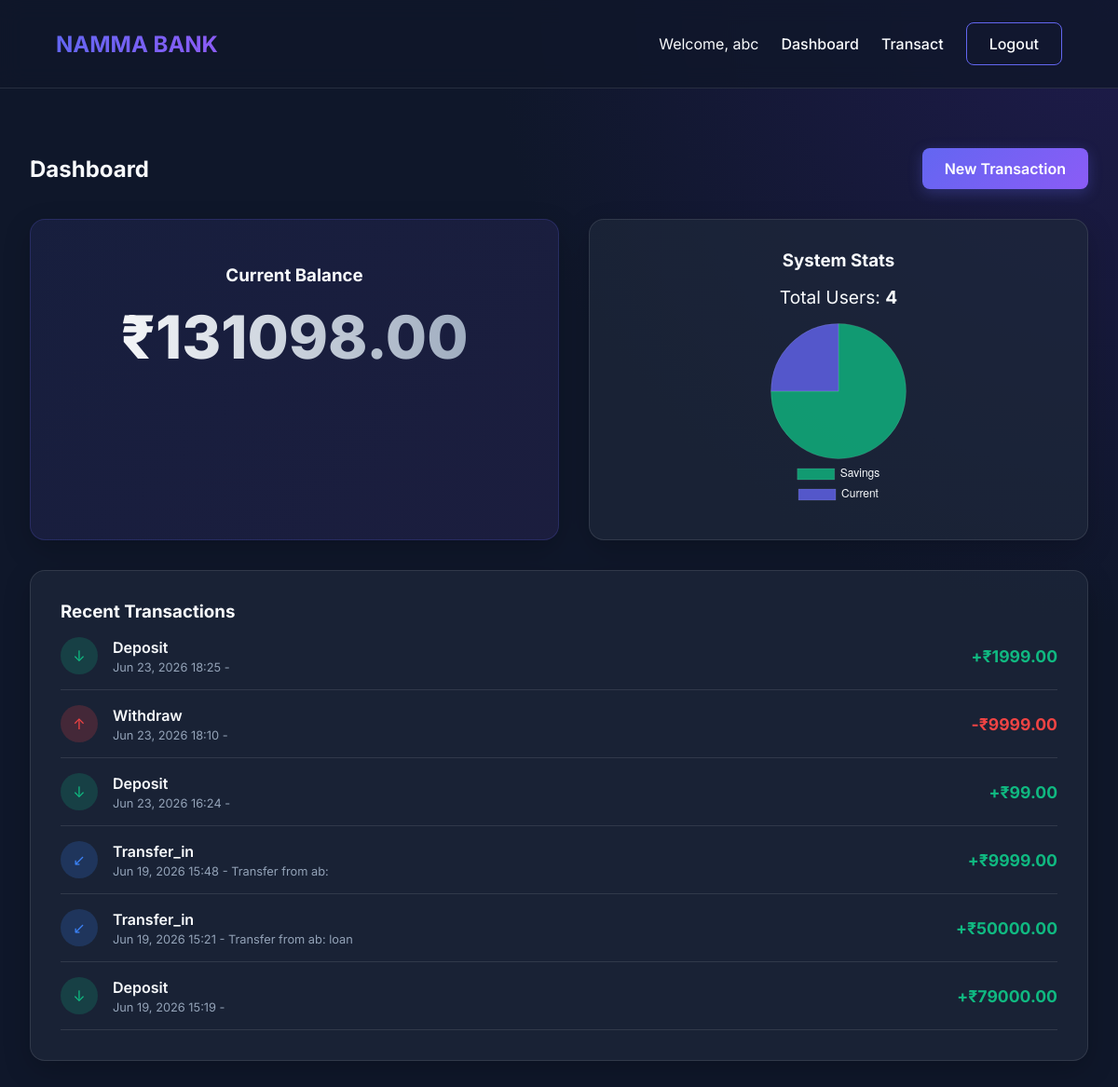
Screenshot of / (signed in) with the database file from the repository.
### models.py (models this page shows)
class User(UserMixin, db.Model):
    id = db.Column(db.Integer, primary_key=True)
    username = db.Column(db.String(80), unique=True, nullable=False)
    email = db.Column(db.String(120), unique=True, nullable=False)
    password_hash = db.Column(db.String(256), nullable=False)
    balance = db.Column(db.Float, default=0.0)
    account_type = db.Column(db.String(20), nullable=False, default='savings')
    transactions = db.relationship('Transaction', backref='user', lazy=True)

class Transaction(db.Model):
    id = db.Column(db.Integer, primary_key=True)
    user_id = db.Column(db.Integer, db.ForeignKey('user.id'), nullable=False)
    type = db.Column(db.String(20), nullable=False)  # 'deposit', 'withdraw', 'transfer'
    amount = db.Column(db.Float, nullable=False)
    description = db.Column(db.String(200))
    timestamp = db.Column(db.DateTime, default=datetime.utcnow)

### routes.py (the view)
@bp.route('/')
@login_required
def index():
    transactions = Transaction.query.filter_by(user_id=current_user.id).order_by(Transaction.timestamp.desc()).limit(10).all()
    total_users = User.query.count()
    savings_count = User.query.filter_by(account_type='savings').count()
    current_count = User.query.filter_by(account_type='current').count()
    return render_template('index.html', transactions=transactions, total_users=total_users, savings_count=savings_count, current_count=current_count)

### app.py (called while the page is built)
@login_manager.user_loader
def load_user(user_id):
    return User.query.get(int(user_id))

### templates/index.html
{% extends "base.html" %}
{% block content %}
<div class="dashboard-header">
    <h2>Dashboard</h2>
    <a href="{{ url_for('routes.transaction') }}" class="btn btn-primary">New Transaction</a>
</div>
<div class="dashboard-stats" style="display: flex; gap: 2rem; margin-bottom: 2rem;">
    <div class="glass-card balance-card fade-in" style="flex: 1; margin-bottom: 0;">
        <h3>Current Balance</h3>
        <div class="balance-amount">₹{{ "%.2f"|format(current_user.balance) }}</div>
    </div>
    <div class="glass-card fade-in" style="flex: 1; margin-bottom: 0; display: flex; flex-direction: column; align-items: center; justify-content: center;">
        <h3>System Stats</h3>
        <p style="font-size: 1.2rem; margin-top: 1rem;">Total Users: <strong>{{ total_users }}</strong></p>
        <div style="width: 200px; height: 200px; margin-top: 1rem;">
            <canvas id="accountChart"></canvas>
        </div>
    </div>
</div>
<script>
document.addEventListener('DOMContentLoaded', function() {
    const ctx = document.getElementById('accountChart').getContext('2d');
    new Chart(ctx, {
        type: 'pie',
        data: {
            labels: ['Savings', 'Current'],
            datasets: [{
                data: [{{ savings_count }}, {{ current_count }}],
                backgroundColor: [
                    'rgba(16, 185, 129, 0.8)', // success color
                    'rgba(99, 102, 241, 0.8)'  // primary color
                ],
                borderColor: 'rgba(255, 255, 255, 0.1)',
                borderWidth: 1
            }]
        },
        options: {
            responsive: true,
            maintainAspectRatio: false,
            plugins: {
                legend: {
                    position: 'bottom',
                    labels: { color: '#f8fafc' }
                }
            }
        }
    });
});
</script>
<div class="glass-card fade-in" style="animation-delay: 0.2s;">
    <h3>Recent Transactions</h3>
    {% if transactions %}
    <ul class="transactions-list">
        {% for tx in transactions %}
        <li class="transaction-item">
            <div class="tx-icon tx-{{ tx.type }}">
                {% if tx.type == 'deposit' %}
                    &darr;
                {% elif tx.type == 'withdraw' %}
                    &uarr;
                {% elif tx.type == 'transfer_out' %}
                    &nearr;
                {% elif tx.type == 'transfer_in' %}
                    &swarr;
                {% endif %}
            </div>
            <div class="tx-info">
                <div class="tx-title">{{ tx.type|capitalize }}</div>
                <div class="tx-date">{{ tx.timestamp.strftime('%b %d, %Y %H:%M') }} - {{ tx.description }}</div>
            </div>
            <div class="tx-amount {% if tx.type in ['deposit', 'transfer_in'] %}amount-positive{% else %}amount-negative{% endif %}">
                {% if tx.type in ['deposit', 'transfer_in'] %}+{% else %}-{% endif %}₹{{ "%.2f"|format(tx.amount) }}
            </div>
        </li>
        {% endfor %}
    </ul>
    {% else %}
    <p style="color: var(--text-secondary); margin-top: 1rem;">No transactions found. Make a deposit to get started!</p>
    {% endif %}
</div>
{% endblock %}

### templates/base.html (shortened to what this page needs)
<!DOCTYPE html>
<html lang="en">
<head>
    <link rel="stylesheet" href="{{ url_for('static', filename='css/style.css') }}">
</head>
<body class="{% block body_class %}{% endblock %}">
    <nav class="navbar">
        <a href="{{ url_for('routes.index') }}" class="navbar-brand">NAMMA BANK</a>
        <div class="nav-links">
            {% if current_user.is_authenticated %}
                <span>Welcome, {{ current_user.username }}</span>
                <a href="{{ url_for('routes.index') }}">Dashboard</a>
                <a href="{{ url_for('routes.transaction') }}">Transact</a>
                <a href="{{ url_for('routes.logout') }}" class="btn btn-outline">Logout</a>
            {% else %}
                <a href="{{ url_for('routes.login') }}">Login</a>
                <a href="{{ url_for('routes.register') }}" class="btn btn-primary">Register</a>
            {% endif %}
        </div>
    </nav>
    <div class="container fade-in">
        {% block content %}{% endblock %}
    </div>
</body>
</html>

### static/css/style.css (style rules this page uses)
:root { --primary-color: #6366f1; --secondary-color: #8b5cf6; --background-dark: #0f172a; --card-bg: rgba(30, 41, 59, 0.7); --text-primary: #f8fafc; --text-secondary: #94a3b8; --success: #10b981; --danger: #ef4444; --border-color: rgba(255, 255, 255, 0.1); }
* { margin: 0; padding: 0; box-sizing: border-box; font-family: 'Inter', sans-serif; }
body { background-color: var(--background-dark); color: var(--text-primary); min-height: 100vh; display: flex; flex-direction: column; background-image: radial-gradient(circle at top right, #1e1b4b 0%, var(--background-dark) 40%); background-attachment: fixed; }
.navbar { display: flex; justify-content: space-between; align-items: center; padding: 1.5rem 5%; background: rgba(15, 23, 42, 0.8); backdrop-filter: blur(12px); border-bottom: 1px solid var(--border-color); position: sticky; top: 0; z-index: 100; }
.navbar-brand { font-size: 1.5rem; font-weight: 700; background: linear-gradient(to right, var(--primary-color), var(--secondary-color)); -webkit-background-clip: text; -webkit-text-fill-color: transparent; text-decoration: none; }
.nav-links { display: flex; gap: 1.5rem; align-items: center; }
.nav-links a { color: var(--text-primary); text-decoration: none; font-weight: 500; transition: color 0.3s ease; }
.btn { padding: 0.75rem 1.5rem; border-radius: 8px; border: none; font-weight: 600; cursor: pointer; transition: all 0.3s ease; text-decoration: none; display: inline-block; text-align: center; }
.btn-primary { background: linear-gradient(135deg, var(--primary-color), var(--secondary-color)); color: white; box-shadow: 0 4px 15px rgba(99, 102, 241, 0.3); }
.btn-outline { background: transparent; border: 1px solid var(--primary-color); color: var(--primary-color); }
.container { max-width: 1200px; margin: 0 auto; padding: 2rem; flex: 1; width: 100%; }
.glass-card { background: var(--card-bg); backdrop-filter: blur(16px); border: 1px solid var(--border-color); border-radius: 16px; padding: 2rem; box-shadow: 0 10px 30px rgba(0, 0, 0, 0.2); }
.dashboard-header { display: flex; justify-content: space-between; align-items: center; margin-bottom: 2rem; }
.balance-card { text-align: center; padding: 3rem; background: linear-gradient(135deg, rgba(99, 102, 241, 0.1), rgba(139, 92, 246, 0.1)); border: 1px solid rgba(99, 102, 241, 0.2); margin-bottom: 2rem; }
.balance-amount { font-size: 4rem; font-weight: 800; background: linear-gradient(to right, #fff, var(--text-secondary)); -webkit-background-clip: text; -webkit-text-fill-color: transparent; margin: 1rem 0; }
.transactions-list { list-style: none; }
.transaction-item { display: flex; justify-content: space-between; align-items: center; padding: 1rem 0; border-bottom: 1px solid var(--border-color); transition: background 0.3s ease; }
.tx-icon { width: 40px; height: 40px; border-radius: 50%; display: flex; align-items: center; justify-content: center; margin-right: 1rem; }
.tx-deposit { background: rgba(16, 185, 129, 0.2); color: var(--success); }
.tx-withdraw { background: rgba(239, 68, 68, 0.2); color: var(--danger); }
.tx-transfer_in { background: rgba(59, 130, 246, 0.2); color: #3b82f6; }
.tx-info { flex: 1; }
.tx-title { font-weight: 600; margin-bottom: 0.25rem; }
.tx-date { font-size: 0.8rem; color: var(--text-secondary); }
.tx-amount { font-weight: 700; font-size: 1.1rem; }
.amount-positive { color: var(--success); }
.amount-negative { color: var(--danger); }
.fade-in { animation: slideIn 0.5s ease-out forwards; }

### rows the page displays
User: username "abc", balance "131098.00"
Transaction: type "Deposit", timestamp "Jun 23, 2026 18:25", amount "1999.00"
Transaction: type "Withdraw", timestamp "Jun 23, 2026 18:10", amount "9999.00"
Transaction: type "Deposit", timestamp "Jun 23, 2026 16:24", amount "99.00"
Transaction: type "Transfer_in", timestamp "Jun 19, 2026 15:48", description "Transfer from ab:", amount "9999.00"
Transaction: type "Transfer_in", timestamp "Jun 19, 2026 15:21", description "Transfer from ab: loan", amount "50000.00"
Transaction: type "Deposit", timestamp "Jun 19, 2026 15:19", amount "79000.00"

### other values shown
{{ total_users }} "4"
chart data {{ savings_count }} 3
chart data {{ current_count }} 1
